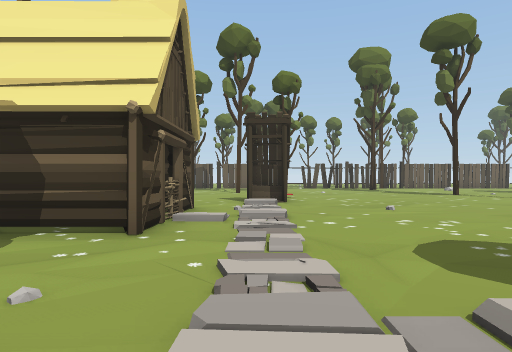
View 1 (above)

24 first-person views from a walk through a Unity game level. The camera is 1.4 m above the floor, looks level and sees 75° across. The floor is counted in squares, 2 m on a side. Each view is taken from the middle of a square. On the plan, view 1 faces up. The plan holds only what a view shows up to about 10 squares ahead; the rest is blank. The place goes on beyond the plan. The player character is not drawn. Some animated figures are not drawn.

View 2
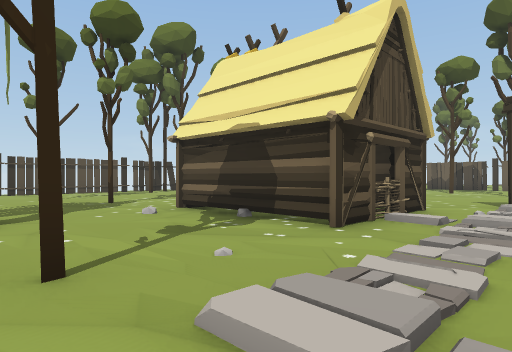

View 3
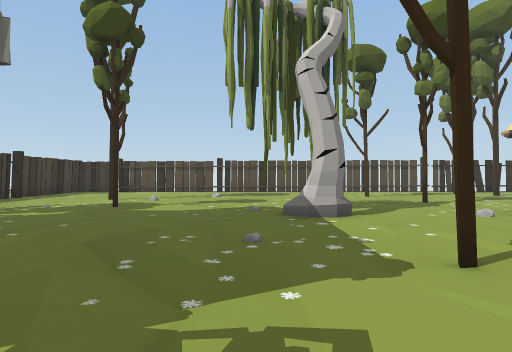

View 4
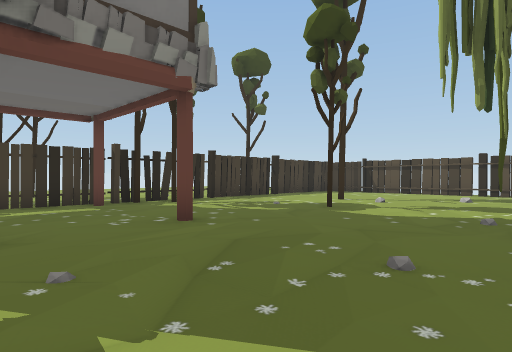

View 5
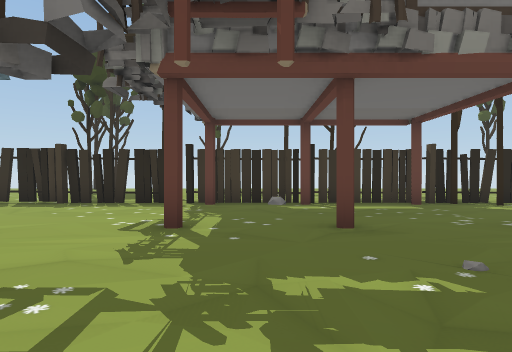

View 6
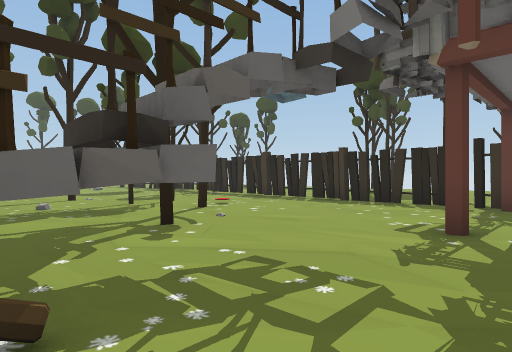

View 7
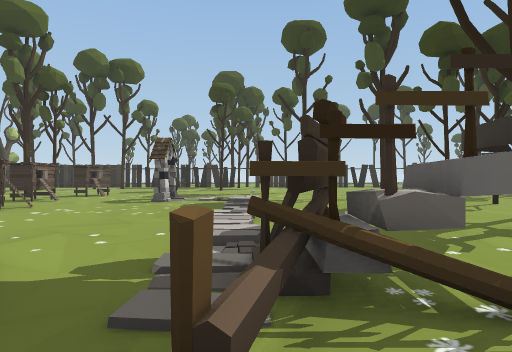

View 8
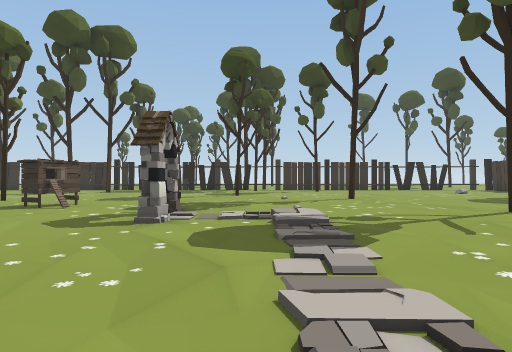

View 9
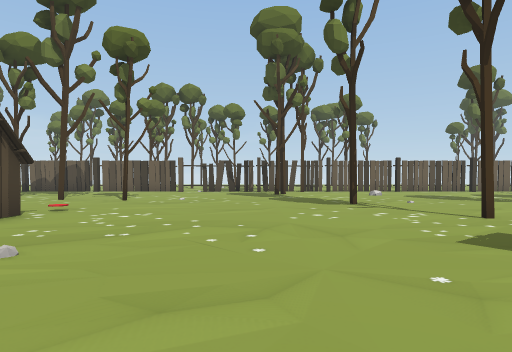

View 10
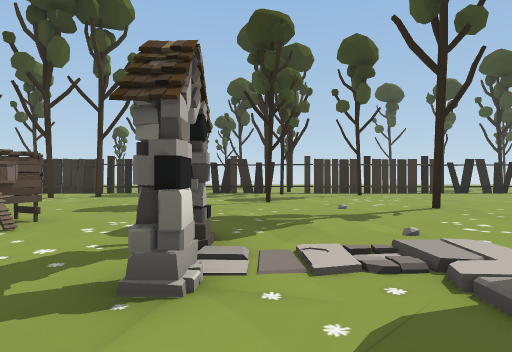

View 11
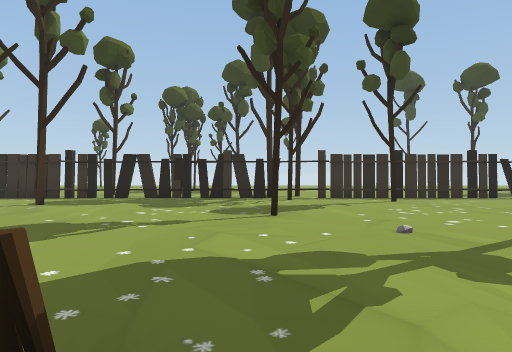

View 12
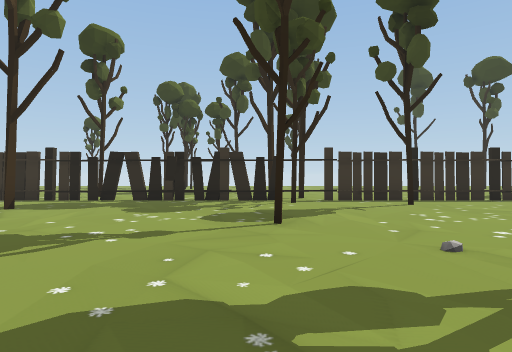

View 13
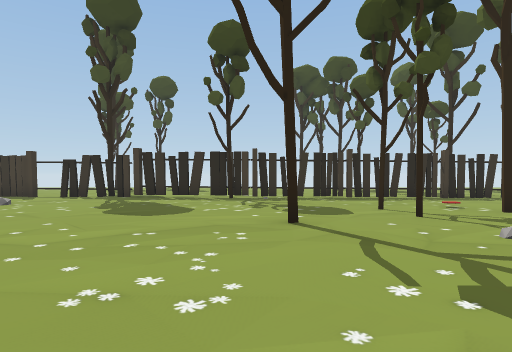

View 14
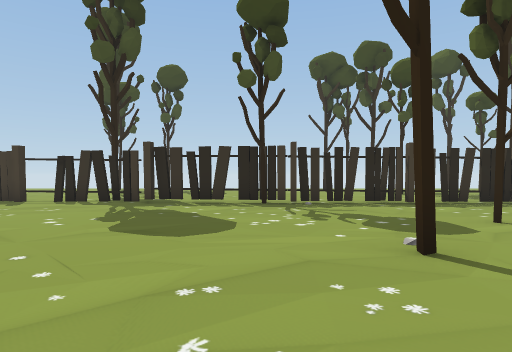

View 15
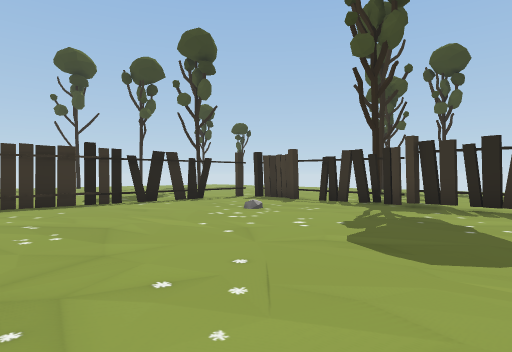

View 16
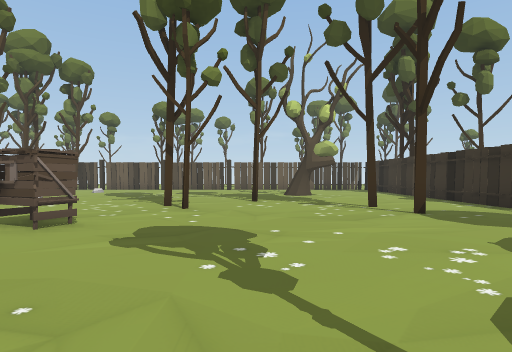

View 17
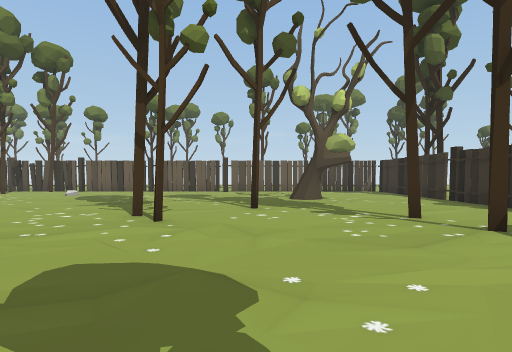

View 18
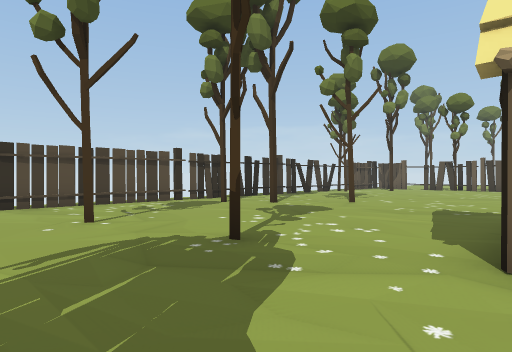

View 19
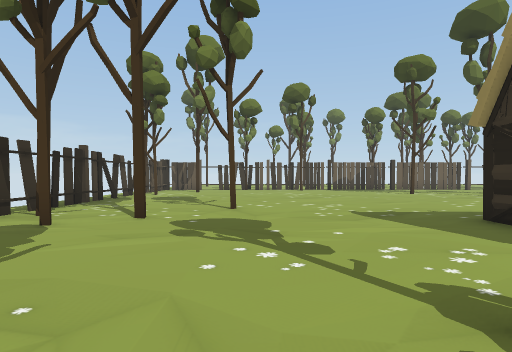

View 20
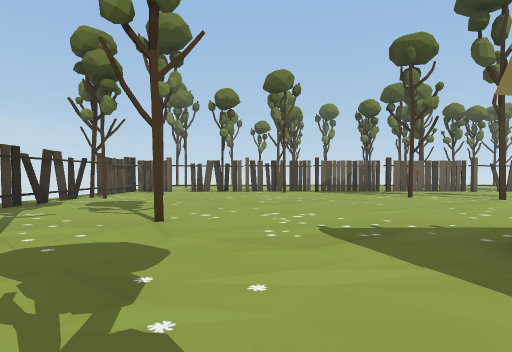

View 21
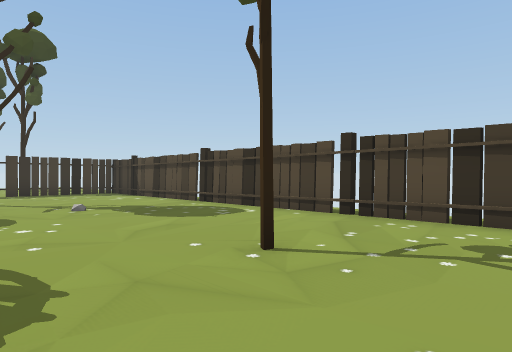

View 22
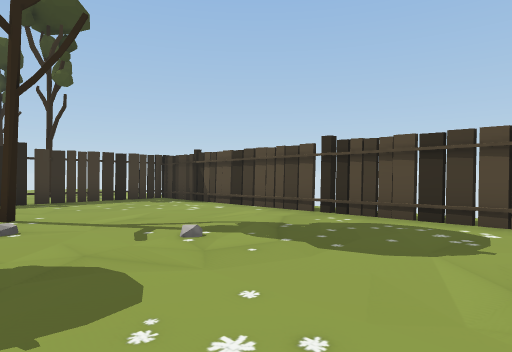

View 23
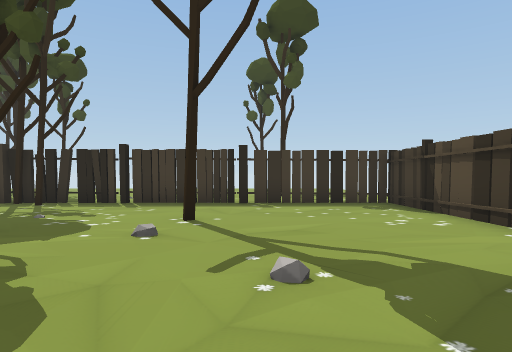

View 24
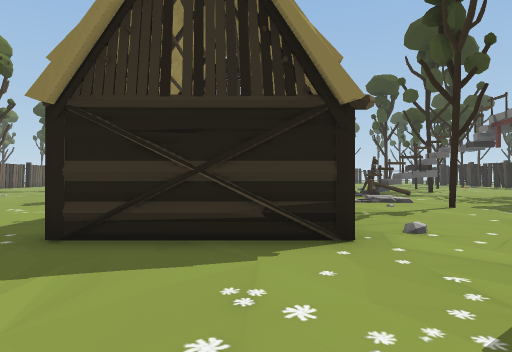

### Floor plan
Key: @ floor where view 1 was taken; # wall or solid block; x gap in a wall; . main floor; : floor 0.25 m higher than the main floor; / step, stairs or slope; = window, fence, low wall or low ledge; B building; T tree; H house; O other object.
Columns run from 14 left of view 1 to 23 right of it. Each row starts with its distance up from view 1.
 14 #T...........T.T...............TT...x
 13 #...................................#
 12 #....................T..............#
 11 #.............................T.....#
 10 #.............B........T....T....T..#
  9 #...T.........BB............T.......x
  8 #T.T........../..................T..x
  7 #.T......BBBBB/.......O.OO.O........x
  6 #........B  B.:.......O.............#
  5 #........B..B/......................x
  4 #........BBBB...........OOO.........#
  3 #...T.T........................T....#
  2 #............./....//..............T#T
  1 #...........T.//OHO//...://.........x
  0 #........T....@..H.O................#
 -1 #................H...........T....T.x
 -2 #..................T................#
 -3 #........................T..........#.
 -4 #......T.............T.T............#.
 -5 #....T........H.H......T...........=#
 -6 #...................................x
 -7 #...................................#
 -8 ##.......TTH..H.H..................
 -9  ########..######.###xx####T#######
-10             .T            .....T..
-11                              ..

Where each view was taken, in squares from view 1:
view 1: 0 up, 0 right, facing up
view 2: 0 up, 1 right, facing up-left
view 3: 1 down, 1 right, facing left
view 4: 0 up, 0 right, facing down-left
view 5: 0 up, 1 right, facing down
view 6: 0 up, 1 right, facing down-right
view 7: 1 up, 1 right, facing right
view 8: 2 up, 5 right, facing right
view 9: 4 up, 5 right, facing up
view 10: 3 up, 8 right, facing right
view 11: 3 up, 11 right, facing right
view 12: 3 up, 12 right, facing right
view 13: 2 up, 12 right, facing down
view 14: 0 up, 13 right, facing down
view 15: 1 down, 13 right, facing down-right
view 16: 2 up, 16 right, facing up
view 17: 4 up, 16 right, facing up
view 18: 1 up, 5 left, facing up-left
view 19: 2 up, 9 left, facing up
view 20: 4 up, 8 left, facing up
view 21: 5 up, 8 left, facing down-left
view 22: 1 up, 8 left, facing down-left
view 23: 0 up, 10 left, facing down
view 24: 5 up, 9 left, facing right
